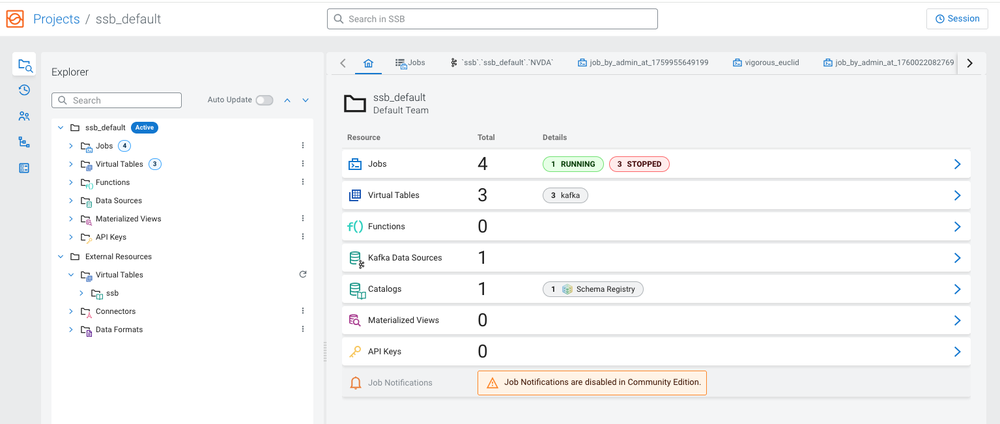
#> input picture images/SSB_Home.png, 1000 x 424 px, shrunk from 1535 x 651 before the run
$ python add_text_overlay.py
#> lines starting #> are read from the running program, lines starting #| are printed output that depends on the picture
#!/usr/bin/env python3
"""
Script to add "SSB MCP SERVER" text overlay to SSB_Home.png image.
"""

from PIL import Image, ImageDraw, ImageFont
import os

def add_text_overlay(input_path, output_path, text="SSB MCP SERVER"):
    """Add text overlay to an image."""
#> called with input_path = 'images/SSB_Home.png', output_path = 'images/SSB_Home_with_text.png', text = 'SSB MCP SERVER'
    try:
        # Open the image
        img = Image.open(input_path)
#> img is the input picture: PIL image 1000x424 RGBA; mean R, G, B, A 245.3, 245.8, 246.2, 255
        draw = ImageDraw.Draw(img)

        # Get image dimensions
        width, height = img.size
#> width = 1000; height = 424

        # Calculate text size and position
        # Try to use a large font, fallback to default if not available
        try:
            # Try to use a large font
            font_size = min(width, height) // 15  # Scale font with image size
#> font_size = 28
            font = ImageFont.truetype("/System/Library/Fonts/Arial.ttf", font_size)
        except:
            try:
                # Fallback to default font
                font = ImageFont.load_default()
            except:
                font = None

        # Get text bounding box
        if font:
            bbox = draw.textbbox((0, 0), text, font=font)
#> bbox = (0, 6, 243, 26)
            text_width = bbox[2] - bbox[0]
#> text_width = 243
            text_height = bbox[3] - bbox[1]
#> text_height = 20
        else:
            # Rough estimate if no font available
            text_width = len(text) * 10
            text_height = 20

        # Calculate position (center of image)
        x = (width - text_width) // 2
#> x = 378
        y = (height - text_height) // 2
#> y = 202

        # Create a semi-transparent background box
        padding = 20
        box_coords = [
            x - padding,
            y - padding,
            x + text_width + padding,
            y + text_height + padding
        ]
#> box_coords = [358, 182, 641, 242]

        # Draw background box with transparency
        overlay = Image.new('RGBA', img.size, (0, 0, 0, 0))
#> overlay: PIL image 1000x424 RGBA; every value is 0
        overlay_draw = ImageDraw.Draw(overlay)
        overlay_draw.rectangle(box_coords, fill=(0, 0, 0, 128))  # Semi-transparent black

        # Blend overlay with original image
        img = Image.alpha_composite(img.convert('RGBA'), overlay).convert('RGB')
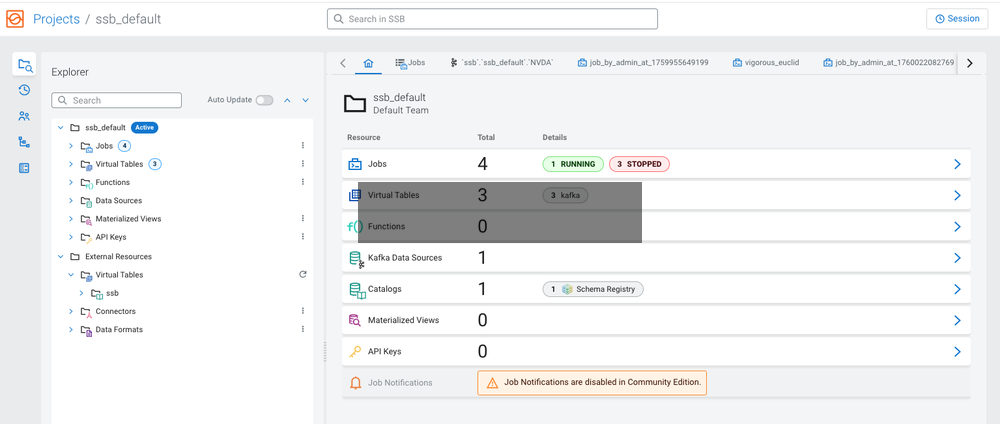
#> img: PIL image 1000x424 RGB; mean R, G, B 240.2, 240.7, 241.1
        draw = ImageDraw.Draw(img)

        # Draw the text
        draw.text((x, y), text, fill=(255, 255, 255), font=font)  # White text

        # Save the modified image
        img.save(output_path)
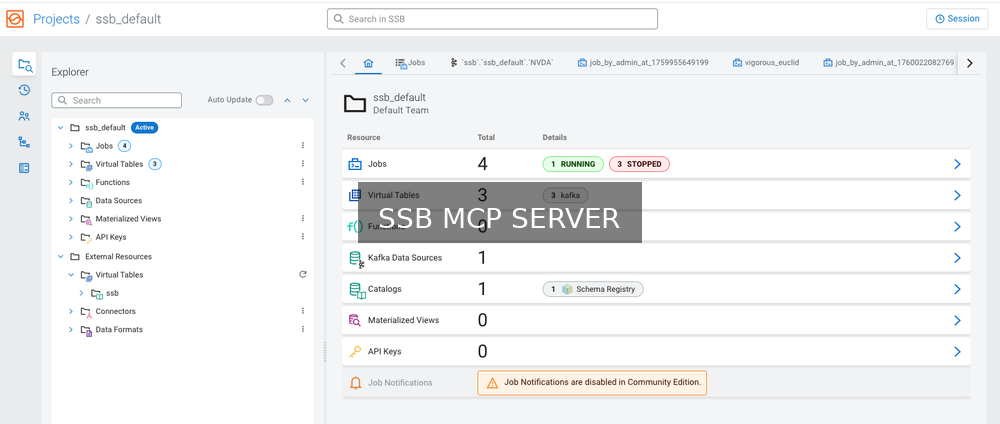
#> saved as SSB_Home_with_text.png: PIL image 1000x424 RGB; mean R, G, B 240.7, 241.2, 241.5
        print(f"✅ Successfully added text overlay to {output_path}")

    except Exception as e:
        print(f"❌ Error processing image: {e}")

def main():
    """Main function."""
    input_file = "images/SSB_Home.png"
    output_file = "images/SSB_Home_with_text.png"

    if not os.path.exists(input_file):
        print(f"❌ Input file {input_file} not found")
        return

    print(f"🖼️  Adding 'SSB MCP SERVER' text overlay to {input_file}")
    add_text_overlay(input_file, output_file)

    if os.path.exists(output_file):
        print(f"📁 Modified image saved as: {output_file}")
        print("💡 You can now use this image in your README.md")

if __name__ == "__main__":
    main()

$ run again, with images/ClaudeCreatedJob.png copied over images/SSB_Home.png
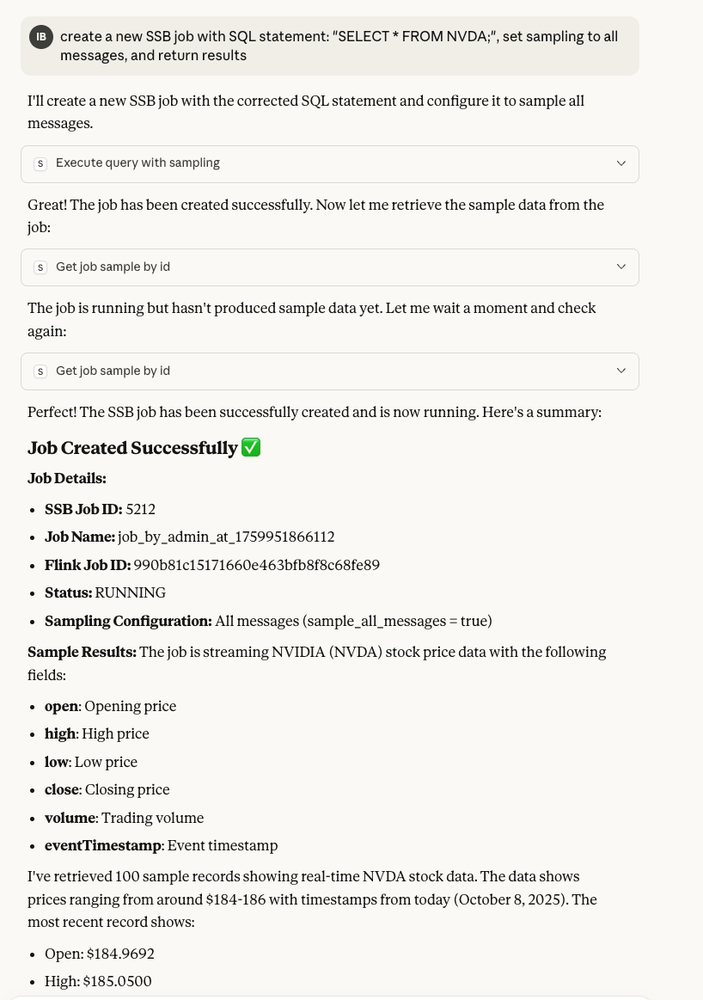
#> input picture images/ClaudeCreatedJob.png, 703 x 1000 px, shrunk from 818 x 1163 before the run
#> in add_text_overlay, img is the input picture: PIL image 703x1000 RGBA; mean R, G, B, A 240.4, 239.5, 235.5, 255
#> bbox = (0, 8, 399, 43)
#> text_width = 399
#> text_height = 35
#> x = 152
#> y = 482
#> box_coords = [132, 462, 571, 537]
#> overlay: PIL image 703x1000 RGBA; every value is 0
#> in add_text_overlay, `img = Image.alpha_composite(img.convert('RGBA'), overlay).convert('RGB')`:
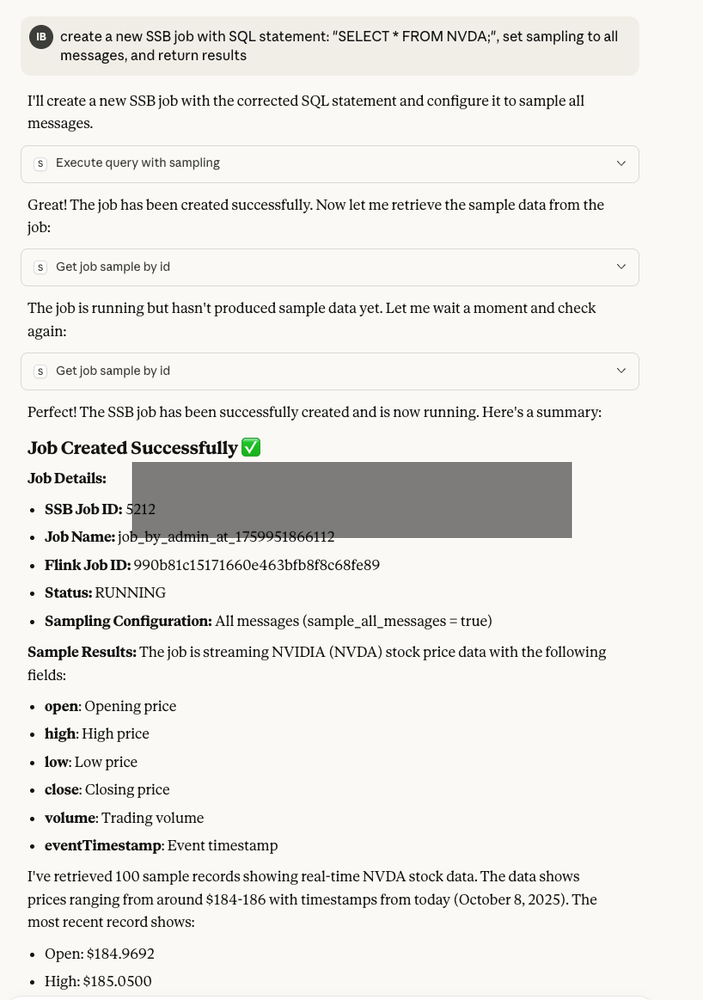
#> img: PIL image 703x1000 RGB; mean R, G, B 234.5, 233.6, 229.7
#> in add_text_overlay, `img.save(output_path)`:
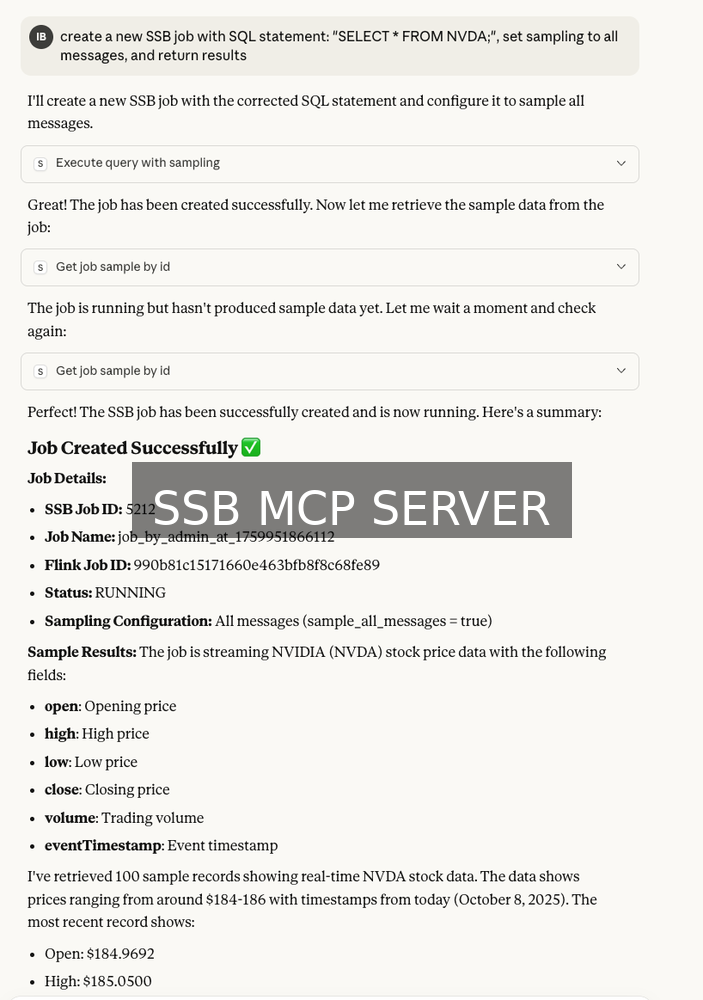
#> saved as SSB_Home_with_text.png: PIL image 703x1000 RGB; mean R, G, B 235.4, 234.4, 230.6
